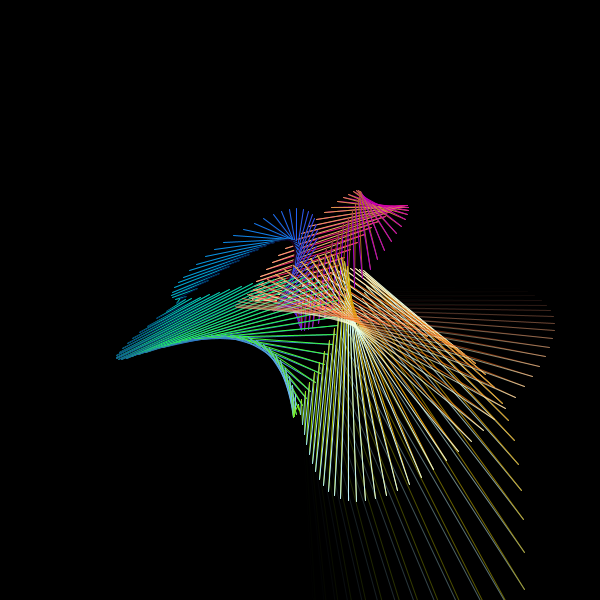
Frame 1 (no input)
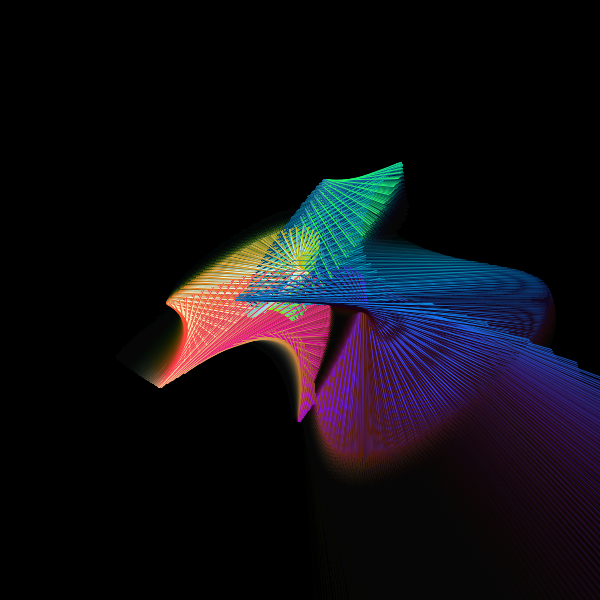
Frame 60 (the mouse pressed at the canvas centre just before this capture)
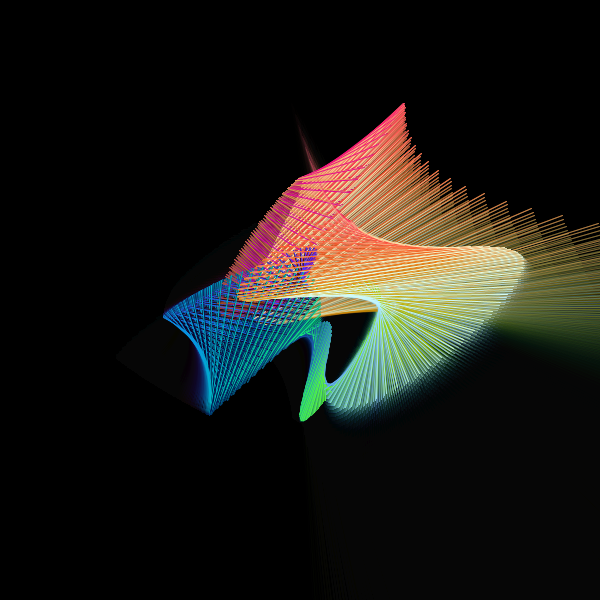
Frame 120 (the mouse held since frame 60 and released just before this capture)

The Processing sketch that drew these frames (run headless with seeded random() and noise(); from frame 60 on, the mouse is pressed at the canvas centre):

// Processing sketch: wpg
// ── wpg.pde
float W = 3.1, W1 = 2.7, a, R, Wr, X, X1, Y, Y1, x, x1, y, y1, c, p, k, x_z, y_z, sz;
boolean s=true;
/*
W, W1-частота волн
a-угол
R-радиус
Wr-высота волн
X, X1, Y, Y1-координатные поворачиватели(не спрашивать зачем так назвал)
x, y и x1, y1-начальные и конечные координаты для каждого line(а который начальный? обе, работают очерёдно)
c-отвечает за плавное смещение цвета
p-плавное движение волны, так сказать вперед 
k-должен был отвечать за плавное исчезновение начала и конца волновой ленты
x_z, y_z-используется для смещения координат ровно в центр в зависимости от разрешения экрана
sz-сокращённо size
s-булевое для ограничения однократных процессов в цыкле
*/
void setup(){
  size(600,600);
  background(0);
  fill(0,20);
}

void draw(){
  if(s){
    s=false;
    x_z = float(width)/2;
    y_z = float(height)/2;
    sz = x_z/500;
    if(x_z<y_z){
      R=x_z/2;
    }else{
      R=y_z/2;
    }
    Wr=R;
  }
  noStroke();
  rect(0,0,width, height);
  x=sin(a+X)*(sin(a*W)*Wr+R)*sz;
  y=cos(a+X)*(cos(a*W)*Wr+R)*sz;
  X=X+0.003;
  X1=X1+0.006;
  Y=Y+0.004;
  Y1=Y1+0.005;
  c+=0.05;
  p=p+0.007;
  
  for(a=p;a-p<8;a=a+0.04){
    x1=sin(a+X1)*(sin(a*W1)*Wr+R*(a-p)/4)*sz;
    y1=cos(a+Y1)*(cos(a*W1)*Wr+R*(a-p)/4)*sz;
    if(a-p<1){
      k=(-cos((a-p)*PI));
    }else if(a-p>7){
      k=(cos((a-p-7)*PI));
    }else{
      k=1;
    }
    stroke((sin(a+c)+1)/2*255,(sin(a+c+PI*2/3)+1)/2*255,(sin(a+c+PI*4/3)+1)/2*255,(k+1)/2*255);
    line(x+x_z,y+y_z,x1+x_z,y1+y_z);
    x=sin(a+0.01+X)*(sin((a+0.01)*W)*Wr+R/(a-p)*2)*sz;
    y=cos(a+0.01+Y)*(cos((a+0.01)*W)*Wr+R/(a-p)*2)*sz;
    stroke((sin(a+0.01+c)+1)/2*255,(sin(a+0.01+c+120)+1)/2*255,(sin(a+0.01+c+240)+1)/2*255,(k+1)/2*255);
    line(x1+x_z,y1+y_z,x+x_z,y+y_z);
  }
} 
  
